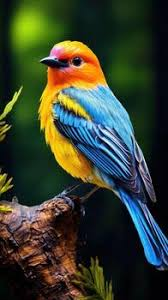
#> input picture image.png, 168 x 300 px, found by its file name
$ python Bluring.py
#> lines starting #> are read from the running program, lines starting #| are printed output that depends on the picture
import cv2
img = cv2.imread("image.png")
#> img is the input picture: shape (300, 168, 3); mean B, G, R 46, 63.2, 55.1
imgblur = cv2.blur(img, (5,5), 0)
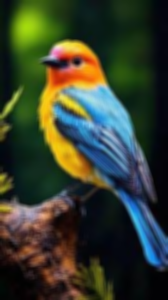
#> imgblur: shape (300, 168, 3); mean B, G, R 46, 63.2, 55.1
g_blur=cv2.GaussianBlur(img, (5,5), 0)
cv2.imshow("Image", img)
cv2.imshow("Blur Image", imgblur)
cv2.imshow("Gaussian Blur", g_blur)
cv2.waitKey(0)
cv2.destroyAllWindows()
